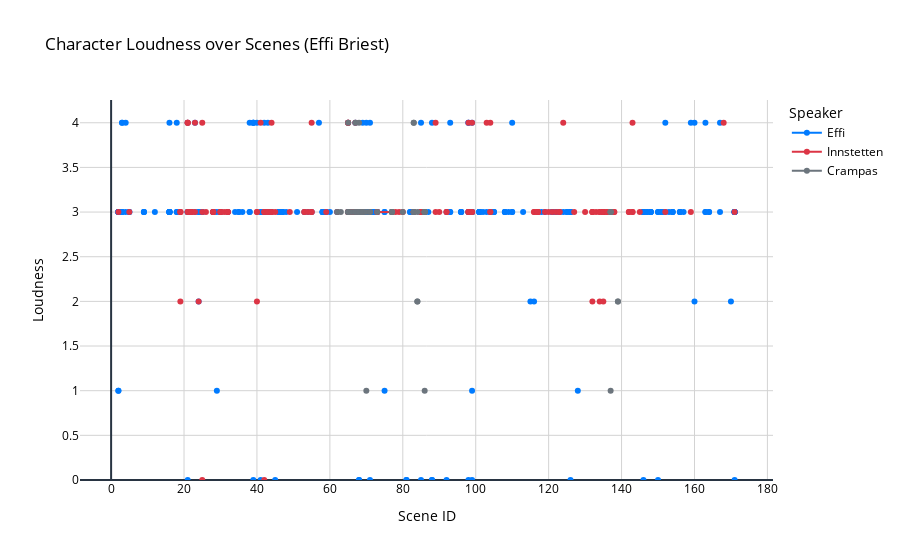

Notebook code cell kept with this figure:
### Code cell
# This script visualizes the loudness of character sounds across scenes in Fontane's text, highlighting individual speaker patterns with interactive line plots, focussing on the main characters Effi, Innstetten, and Crampas.

import pandas as pd
import plotly.graph_objects as go

# Load the CSV file
file_path = '/Users/sguhr/Desktop/Arbeitslaptop/TU_Darmstadt/2024:25/Vortragstournée/Vortrag_Hamburg/Fontane_Theodor_Effi_Briest_sounds.csv'
df = pd.read_csv(file_path)

# Clean key columns
df['speaker'] = df['speaker'].astype(str).str.strip()
df['annotation'] = df['annotation'].astype(str).str.strip()
df['scene_id'] = df['scene_id'].astype(str).str.strip()
df['scene_id_num'] = pd.to_numeric(df['scene_id'], errors='coerce')

# Filter valid data for only 3 speakers
target_speakers = ["Effi", "Innstetten", "Crampas"]

filtered = df[
    (df['scene_id_num'].notna()) &
    (df['annotation'] == 'character_sound') &
    (df['speaker'].isin(target_speakers))
].copy()

filtered.sort_values(['speaker', 'scene_id_num'], inplace=True)

# Define consistent colors per speaker
speaker_colors = {
    "Effi": 'rgb(0,123,255)',
    "Innstetten": 'rgb(220,53,69)',
    "Crampas": 'rgb(108,117,125)',
}

# Build Plotly traces with hovertext and breaks on non-consecutive scenes
fig = go.Figure()

for speaker in target_speakers:
    speaker_df = filtered[filtered['speaker'] == speaker].copy()

    # Calculate difference between scene numbers to identify gaps
    speaker_df['scene_diff'] = speaker_df['scene_id_num'].diff()
    # Group consecutive scenes (diff == 1), start new group if gap > 1
    speaker_df['group'] = (speaker_df['scene_diff'] != 5).cumsum()

    first_segment = True  # Show legend only once per speaker

    for _, group_df in speaker_df.groupby('group'):
        fig.add_trace(go.Scatter(
            x=group_df['scene_id_num'],
            y=group_df['loudness'],
            mode='lines+markers',
            name=speaker if first_segment else None,
            showlegend=first_segment,
            line=dict(width=2, color=speaker_colors[speaker]),
            marker=dict(size=6, color=speaker_colors[speaker]),  # Increased marker size for visibility
            text=group_df['speaker'],  # Speaker name for hover
            customdata=group_df['sound_event'],  # Sound event for hover
            hovertemplate=(
                '<b>Speaker:</b> %{text}<br>' +
                '<b>Scene:</b> %{x}<br>' +
                '<b>Loudness:</b> %{y:.2f}<br>' +
                '<b>Sound Event:</b> %{customdata}<extra></extra>'
            )
        ))
        first_segment = False

# Layout and styling
fig.update_layout(
    title='Character Loudness over Scenes (Effi Briest)',
    xaxis_title='Scene ID',
    yaxis_title='Loudness',
    plot_bgcolor='white',
    paper_bgcolor='white',
    font=dict(color='black'),
    xaxis=dict(showgrid=True, gridcolor='lightgray'),
    yaxis=dict(showgrid=True, gridcolor='lightgray', rangemode='tozero'),
    legend_title_text='Speaker',
    hovermode='closest'
)

# Export
html_path = '/Users/sguhr/Desktop/Arbeitslaptop/TU_Darmstadt/2024:25/Vortragstournée/Vortrag_Hamburg/Effi_loudness_interactive_plot2.html'
png_path = '/Users/sguhr/Desktop/Arbeitslaptop/TU_Darmstadt/2024:25/Vortragstournée/Vortrag_Hamburg/Effi_loudness_statisch_plot2.png'

fig.write_html(html_path)
fig.write_image(png_path, scale=2)
fig.show()

print(f"Saved as:\n→ HTML: {html_path}\n→ PNG:  {png_path}")
